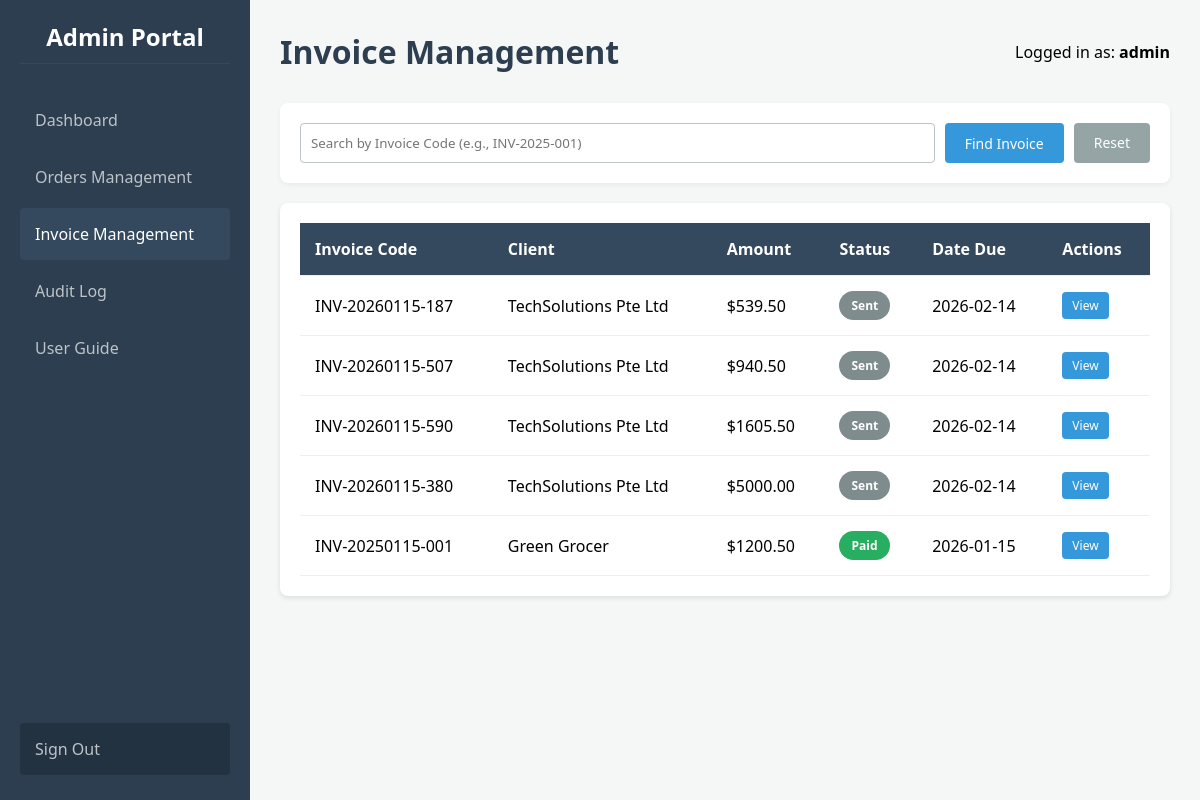
Before: /invoices (signed in) with the older database file.
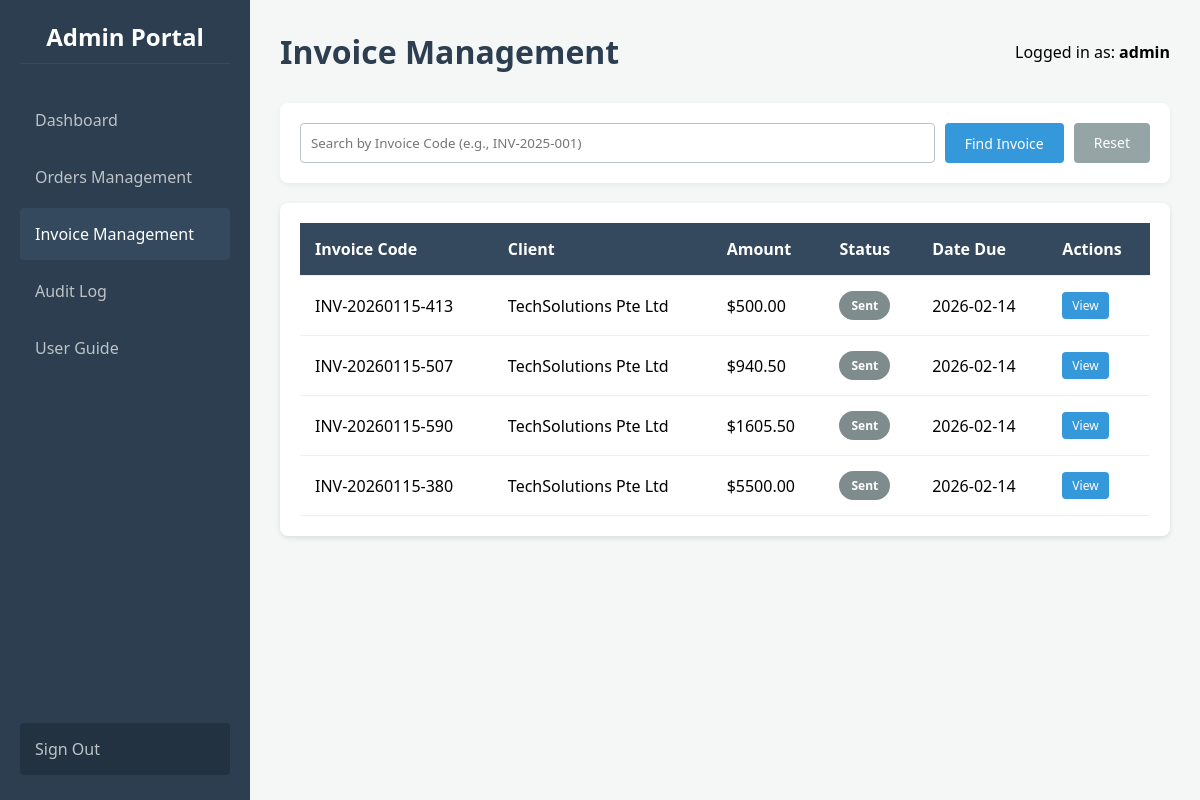
After: the same page with the newer database file.
### app.py (models this page shows)
class Invoice(db.Model):
    id = db.Column(db.Integer, primary_key=True)
    invoice_code = db.Column(db.String(50), unique=True, nullable=False)
    order_id = db.Column(db.Integer, db.ForeignKey('order.id'))
    client_id = db.Column(db.Integer, db.ForeignKey('client.id'), nullable=False)
    amount = db.Column(db.Float, nullable=False)
    status = db.Column(db.String(50), default='Draft')
    date_created = db.Column(db.DateTime, default=datetime.utcnow)
    date_due = db.Column(db.DateTime)
    client = db.relationship('Client', backref=db.backref('invoices', lazy=True))
    order = db.relationship('Order', backref=db.backref('invoice', uselist=False))

class Client(db.Model):
    id = db.Column(db.Integer, primary_key=True)
    name = db.Column(db.String(100), nullable=False)
    email = db.Column(db.String(100), nullable=False)
    company = db.Column(db.String(100))

### app.py (the view)
@app.route('/invoices', methods=['GET'])
def invoices():
    if 'user_id' not in session: return redirect(url_for('login'))
    search_query = request.args.get('search', '')
    if search_query:
        invoices = Invoice.query.filter(Invoice.invoice_code.contains(search_query)).all()
    else:
        invoices = Invoice.query.order_by(Invoice.date_created.desc()).all()
    return render_template('invoices.html', invoices=invoices)

### templates/invoices.html
{% extends "base.html" %}
{% block header %}Invoice Management{% endblock %}
{% block content %}
    <div class="filter-bar">
        <form action="{{ url_for('invoices') }}" method="get" style="display: flex; gap: 10px; flex: 1;">
            <input type="text" name="search" placeholder="Search by Invoice Code (e.g., INV-2025-001)" style="flex: 1;">
            <button type="submit" class="btn btn-primary">Find Invoice</button>
            <a href="{{ url_for('invoices') }}" class="btn btn-secondary">Reset</a>
        </form>
    </div>
    <div class="table-container">
        <table>
            <thead>
                <tr>
                    <th>Invoice Code</th>
                    <th>Client</th>
                    <th>Amount</th>
                    <th>Status</th>
                    <th>Date Due</th>
                    <th>Actions</th>
                </tr>
            </thead>
            <tbody>
                {% for invoice in invoices %}
                <tr>
                    <td>{{ invoice.invoice_code }}</td>
                    <td>{{ invoice.client.name }}</td>
                    <td>${{ "%.2f"|format(invoice.amount) }}</td>
                    <td><span class="badge badge-{{ invoice.status }}">{{ invoice.status }}</span></td>
                    <td>{{ invoice.date_due.strftime('%Y-%m-%d') }}</td>
                    <td>
                        <a href="{{ url_for('view_invoice', invoice_id=invoice.id) }}" class="btn btn-primary btn-sm">View</a>
                    </td>
                </tr>
                {% else %}
                <tr>
                    <td colspan="6" style="text-align: center; padding: 20px;">No invoices found matching your search.</td>
                </tr>
                {% endfor %}
            </tbody>
        </table>
    </div>
{% endblock %}

### templates/base.html (shortened to what this page needs)
<!DOCTYPE html>
<html lang="en">
<head>
</head>
<body>
    <nav class="sidebar">
        <h2>Admin Portal</h2>
        <a href="{{ url_for('dashboard') }}" class="{{ 'active' if request.path == '/dashboard' else '' }}">Dashboard</a>
        <a href="{{ url_for('orders') }}" class="{{ 'active' if request.path == '/orders' else '' }}">Orders Management</a>
        <a href="{{ url_for('invoices') }}" class="{{ 'active' if request.path == '/invoices' else '' }}">Invoice Management</a>
        <a href="{{ url_for('audit_log') }}" class="{{ 'active' if request.path == '/audit' else '' }}">Audit Log</a>
        <a href="{{ url_for('guide') }}" class="{{ 'active' if request.path == '/guide' else '' }}">User Guide</a>
        <a href="{{ url_for('logout') }}" style="margin-top: auto; background: rgba(0,0,0,0.2);">Sign Out</a>
    </nav>
    <div class="main-content">
        <div class="header">
            <h1>{% block header %}Overview{% endblock %}</h1>
            <div class="user-info">Logged in as: <strong>{{ session.get('username', 'Guest') }}</strong></div>
        </div>
        {% block content %}{% endblock %}
    </div>
</body>
</html>

### templates/base.html (style rules this page uses)
* { box-sizing: border-box; margin: 0; padding: 0; font-family: 'Segoe UI', Tahoma, Geneva, Verdana, sans-serif; }
body { background-color: #f4f7f6; display: flex; min-height: 100vh; }
.sidebar { width: 250px; background-color: #2c3e50; color: white; padding: 20px; display: flex; flex-direction: column; flex-shrink: 0; }
.sidebar h2 { margin-bottom: 30px; font-size: 24px; text-align: center; border-bottom: 1px solid #34495e; padding-bottom: 10px; }
.sidebar a { color: #bdc3c7; text-decoration: none; padding: 15px; margin-bottom: 5px; border-radius: 4px; transition: 0.3s; display: block; }
.sidebar a:hover, .sidebar a.active { background-color: #34495e; color: white; }
.main-content { flex: 1; padding: 30px; overflow-y: auto; }
.header { display: flex; justify-content: space-between; align-items: center; margin-bottom: 30px; }
.header h1 { color: #2c3e50; }
.table-container { background: white; padding: 20px; border-radius: 8px; box-shadow: 0 2px 5px rgba(0,0,0,0.1); overflow-x: auto; }
table { width: 100%; border-collapse: collapse; min-width: 600px; }
th, td { padding: 15px; text-align: left; border-bottom: 1px solid #ecf0f1; }
th { background-color: #34495e; color: white; font-weight: 600; }
.badge { padding: 6px 12px; border-radius: 20px; font-size: 12px; font-weight: bold; color: white; display: inline-block; }
.badge-Draft, .badge-Sent { background-color: #7f8c8d; }
.filter-bar { background: white; padding: 20px; margin-bottom: 20px; border-radius: 8px; box-shadow: 0 2px 5px rgba(0,0,0,0.05); display: flex; gap: 15px; align-items: center; flex-wrap: wrap; }
input[type="text"], input[type="password"], select { padding: 10px; border: 1px solid #bdc3c7; border-radius: 4px; outline: none; transition: border 0.3s; }
.btn { padding: 10px 20px; border-radius: 4px; text-decoration: none; color: white; border: none; cursor: pointer; font-size: 14px; transition: background 0.3s; display: inline-block; }
.btn-primary { background-color: #3498db; }
.btn-secondary { background-color: #95a5a6; }
.btn-sm { padding: 5px 10px; font-size: 12px; }

Changed rows visible on the page:
removed Invoice: invoice_code "INV-20250115-001", client.name "Green Grocer", amount "1200.50", status "Paid", date_due "2026-01-15"
changed Invoice: invoice_code "INV-20260115-187" → "INV-20260115-413"; amount "539.50" → "500.00"
changed Invoice "INV-20260115-380": amount "5000.00" → "5500.00"
